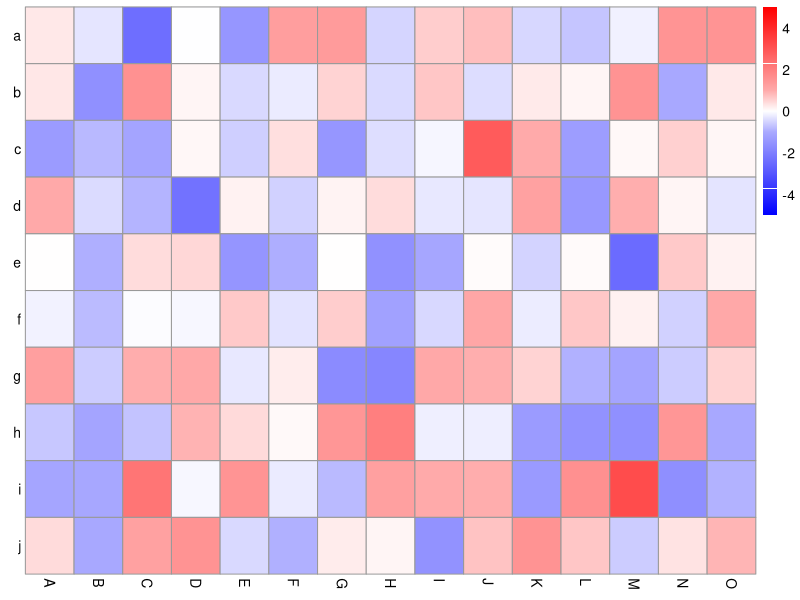

Reproduce this figure in R.
library(pheatmap)
library(grid)
library(gtable)

colors = c(seq(-5,-1,length=1000),seq(-.999999,.999999,length=1000),seq(1, 5,length=1000))
my_palette <- colorRampPalette(c("blue", "white", "red"))(n = 2999)

data.random <- data.frame(matrix(data=rnorm(150), ncol=15, nrow=10))
rownames(data.random) <- letters[1:10]
colnames(data.random) <- LETTERS[1:15]

# Modified pheatmap:::heatmap_motor
heatmap_motor <- function (matrix, border_color, cellwidth, cellheight, tree_col, 
                           tree_row, treeheight_col, treeheight_row, filename, width, 
                           height, breaks, color, legend, annotation_row, annotation_col, 
                           annotation_colors, annotation_legend, annotation_names_row, 
                           annotation_names_col, main, fontsize, fontsize_row, fontsize_col, 
                           hjust_col, vjust_col, angle_col, fmat, fontsize_number, number_color, 
                           gaps_col, gaps_row, labels_row, labels_col, ...) 
{
  lo = pheatmap:::lo(coln = labels_col, rown = labels_row, nrow = nrow(matrix), 
                     ncol = ncol(matrix), cellwidth = cellwidth, cellheight = cellheight, 
                     treeheight_col = treeheight_col, treeheight_row = treeheight_row, 
                     legend = legend, annotation_col = annotation_col, annotation_row = annotation_row, 
                     annotation_colors = annotation_colors, annotation_legend = annotation_legend, 
                     annotation_names_row = annotation_names_row, annotation_names_col = annotation_names_col, 
                     main = main, fontsize = fontsize, fontsize_row = fontsize_row, 
                     fontsize_col = fontsize_col, angle_col = angle_col, gaps_row = gaps_row, 
                     gaps_col = gaps_col, ...)
  res = lo$gt
  mindim = lo$mindim
  if (!is.na(filename)) {
    if (is.na(height)) {
      height = convertHeight(gtable_height(res), "inches", valueOnly = T)
    }
    if (is.na(width)) {
      width = convertWidth(gtable_width(res), "inches", valueOnly = T)
    }
    r = regexpr("\\.[a-zA-Z]*$", filename)
    if (r == -1) 
      stop("Improper filename")
    ending = substr(filename, r + 1, r + attr(r, "match.length"))
    f = switch(ending, pdf = function(x, ...) pdf(x, ...), 
               png = function(x, ...) png(x, units = "in", res = 300, 
                                          ...), jpeg = function(x, ...) jpeg(x, units = "in", 
                                                                             res = 300, ...), jpg = function(x, ...) jpeg(x, 
                                                                                                                          units = "in", res = 300, ...), tiff = function(x, 
                                                                                                                                                                         ...) tiff(x, units = "in", res = 300, compression = "lzw", 
                                                                                                                                                                                   ...), bmp = function(x, ...) bmp(x, units = "in", 
                                                                                                                                                                                                                    res = 300, ...), stop("File type should be: pdf, png, bmp, jpg, tiff"))
    f(filename, height = height, width = width)
    gt = heatmap_motor(matrix, cellwidth = cellwidth, cellheight = cellheight, 
                       border_color = border_color, tree_col = tree_col, 
                       tree_row = tree_row, treeheight_col = treeheight_col, 
                       treeheight_row = treeheight_row, breaks = breaks, 
                       color = color, legend = legend, annotation_col = annotation_col, 
                       annotation_row = annotation_row, annotation_colors = annotation_colors, 
                       annotation_legend = annotation_legend, annotation_names_row = annotation_names_row, 
                       annotation_names_col = annotation_names_col, filename = NA, 
                       main = main, fontsize = fontsize, fontsize_row = fontsize_row, 
                       fontsize_col = fontsize_col, hjust_col = hjust_col, 
                       vjust_col = vjust_col, angle_col = angle_col, fmat = fmat, 
                       fontsize_number = fontsize_number, number_color = number_color, 
                       labels_row = labels_row, labels_col = labels_col, 
                       gaps_col = gaps_col, gaps_row = gaps_row, ...)
    grid.draw(gt)
    dev.off()
    return(gt)
  }
  if (mindim < 3) 
    border_color = NA
  if (!is.na(main)) {
    elem = pheatmap:::draw_main(main, fontsize = 1.3 * fontsize, ...)
    res = gtable_add_grob(res, elem, t = 1, l = 3, name = "main", 
                          clip = "off")
  }
  if (!pheatmap:::is.na2(tree_col) & treeheight_col != 0) {
    elem = pheatmap:::draw_dendrogram(tree_col, gaps_col, horizontal = T)
    res = gtable_add_grob(res, elem, t = 2, l = 3, name = "col_tree")
  }
  if (!pheatmap:::is.na2(tree_row) & treeheight_row != 0) {
    elem = pheatmap:::draw_dendrogram(tree_row, gaps_row, horizontal = F)
    res = gtable_add_grob(res, elem, t = 4, l = 1, name = "row_tree")
  }
  elem = pheatmap:::draw_matrix(matrix, border_color, gaps_row, gaps_col, 
                                fmat, fontsize_number, number_color)
  res = gtable_add_grob(res, elem, t = 4, l = 3, clip = "off", 
                        name = "matrix")
  if (length(labels_col) != 0) {
    pars = list(labels_col, gaps = gaps_col, fontsize = fontsize_col, 
                hjust_col = hjust_col, vjust_col = vjust_col, angle_col = angle_col, 
                ...)
    elem = do.call(pheatmap:::draw_colnames, pars)
    res = gtable_add_grob(res, elem, t = 5, l = 3, clip = "off", 
                          name = "col_names")
  }
  if (length(labels_row) != 0) {
    pars = list(labels_row, gaps = gaps_row, fontsize = fontsize_row, 
                ...)
    elem = do.call(pheatmap:::draw_rownames, pars)
    res = gtable_add_grob(res, elem, t = 4, l = 3, clip = "off", 
                          name = "row_names")
  }
  if (!pheatmap:::is.na2(annotation_col)) {
    converted_annotation = convert_annotations(annotation_col, 
                                               annotation_colors)
    elem = pheatmap:::draw_annotations(converted_annotation, border_color, 
                                       gaps_col, fontsize, horizontal = T)
    res = gtable_add_grob(res, elem, t = 3, l = 3, clip = "off", 
                          name = "col_annotation")
    if (annotation_names_col) {
      elem = pheatmap:::draw_annotation_names(annotation_col, fontsize, 
                                              horizontal = T)
      res = gtable_add_grob(res, elem, t = 3, l = 4, clip = "off", 
                            name = "col_annotation_names")
    }
  }
  if (!pheatmap:::is.na2(annotation_row)) {
    converted_annotation = convert_annotations(annotation_row, 
                                               annotation_colors)
    elem = pheatmap:::draw_annotations(converted_annotation, border_color, 
                                       gaps_row, fontsize, horizontal = F)
    res = gtable_add_grob(res, elem, t = 4, l = 2, clip = "off", 
                          name = "row_annotation")
    if (annotation_names_row) {
      elem = pheatmap:::draw_annotation_names(annotation_row, fontsize, 
                                              horizontal = F, hjust_col = hjust_col, vjust_col = vjust_col, 
                                              angle_col = angle_col)
      res = gtable_add_grob(res, elem, t = 5, l = 2, clip = "off", 
                            name = "row_annotation_names")
    }
  }
  annotation = c(annotation_col[length(annotation_col):1], 
                 annotation_row[length(annotation_row):1])
  annotation = annotation[unlist(lapply(annotation, function(x) !pheatmap:::is.na2(x)))]
  if (length(annotation) > 0 & annotation_legend) {
    elem = pheatmap:::draw_annotation_legend(annotation, annotation_colors, 
                                             border_color, fontsize = fontsize, ...)
    t = ifelse(is.null(labels_row), 4, 3)
    res = gtable_add_grob(res, elem, t = t, l = 6, b = 5, 
                          clip = "off", name = "annotation_legend")
  }
  if (!pheatmap:::is.na2(legend)) {
    elem = pheatmap:::draw_legend(color, breaks, legend, fontsize = fontsize, 
                                  ...)
    t = ifelse(is.null(labels_row), 4, 3)
    res = gtable_add_grob(res, elem, t = t, l = 5, b = 5, 
                          clip = "off", name = "legend")
  }
  return(res)
}

# Modified pheatmap:::lo    
lo <- function (rown, coln, nrow, ncol, cellheight = NA, cellwidth = NA, 
                treeheight_col, treeheight_row, legend, annotation_row, annotation_col, 
                annotation_colors, annotation_legend, annotation_names_row, 
                annotation_names_col, main, fontsize, fontsize_row, fontsize_col, 
                angle_col, gaps_row, gaps_col, ...) 
{
  if (!is.null(coln[1]) | (!pheatmap:::is.na2(annotation_row) & annotation_names_row)) {
    if (!is.null(coln[1])) {
      t = coln
    }
    else {
      t = ""
    }
    tw = strwidth(t, units = "in", cex = fontsize_col/fontsize)
    if (annotation_names_row) {
      t = c(t, colnames(annotation_row))
      tw = c(tw, strwidth(colnames(annotation_row), units = "in"))
    }
    longest_coln = which.max(tw)
    gp = list(fontsize = ifelse(longest_coln <= length(coln), 
                                fontsize_col, fontsize), ...)
    coln_height = unit(1, "grobheight", textGrob(t[longest_coln], 
                                                 rot = angle_col, gp = do.call(gpar, gp))) + unit(10, 
                                                                                                  "bigpts")
  }
  else {
    coln_height = unit(5, "bigpts")
  }
  if (!is.null(rown[1])) {
    t = rown
    tw = strwidth(t, units = "in", cex = fontsize_row/fontsize)
    if (annotation_names_col) {
      t = c(t, colnames(annotation_col))
      tw = c(tw, strwidth(colnames(annotation_col), units = "in"))
    }
    longest_rown = which.max(tw)
    gp = list(fontsize = ifelse(longest_rown <= length(rown), 
                                fontsize_row, fontsize), ...)
    rown_width = unit(1, "grobwidth", textGrob(t[longest_rown], 
                                               rot = 0, gp = do.call(gpar, gp))) + unit(10, "bigpts")
  }
  else {
    rown_width = unit(5, "bigpts")
  }
  gp = list(fontsize = fontsize, ...)
  if (!pheatmap:::is.na2(legend)) {
    longest_break = which.max(nchar(names(legend)))
    longest_break = unit(1.1, "grobwidth", 
                         textGrob(as.character(names(legend))[longest_break], 
                                  gp = do.call(gpar, gp)))
    title_length = unit(1.1, "grobwidth", textGrob("Scale", 
                                                   gp = gpar(fontface = "bold", ...)))
    legend_width = unit(12, "bigpts") + longest_break * 1.2
    legend_width = max(title_length, legend_width)
  }
  else {
    legend_width = unit(0, "bigpts")
  }
  if (is.na(main)) {
    main_height = unit(0, "npc")
  }
  else {
    main_height = unit(1.5, "grobheight", textGrob(main, 
                                                   gp = gpar(fontsize = 1.3 * fontsize, ...)))
  }
  textheight = unit(fontsize, "bigpts")
  if (!pheatmap:::is.na2(annotation_col)) {
    annot_col_height = ncol(annotation_col) * (textheight + 
                                                 unit(2, "bigpts")) + unit(2, "bigpts")
    t = c(as.vector(as.matrix(annotation_col)), colnames(annotation_col))
    annot_col_legend_width = unit(1.2, "grobwidth", textGrob(t[which.max(nchar(t))], 
                                                             gp = gpar(...))) + unit(12, "bigpts")
    if (!annotation_legend) {
      annot_col_legend_width = unit(0, "npc")
    }
  }
  else {
    annot_col_height = unit(0, "bigpts")
    annot_col_legend_width = unit(0, "bigpts")
  }
  if (!pheatmap:::is.na2(annotation_row)) {
    annot_row_width = ncol(annotation_row) * (textheight + 
                                                unit(2, "bigpts")) + unit(2, "bigpts")
    t = c(as.vector(as.matrix(annotation_row)), colnames(annotation_row))
    annot_row_legend_width = unit(1.2, "grobwidth", textGrob(t[which.max(nchar(t))], 
                                                             gp = gpar(...))) + unit(12, "bigpts")
    if (!annotation_legend) {
      annot_row_legend_width = unit(0, "npc")
    }
  }
  else {
    annot_row_width = unit(0, "bigpts")
    annot_row_legend_width = unit(0, "bigpts")
  }
  annot_legend_width = max(annot_row_legend_width, annot_col_legend_width)
  treeheight_col = unit(treeheight_col, "bigpts") + unit(5, 
                                                         "bigpts")
  treeheight_row = unit(treeheight_row, "bigpts") + unit(5, 
                                                         "bigpts")
  if (is.na(cellwidth)) {
    mat_width = unit(1, "npc") - rown_width - legend_width - 
      treeheight_row - annot_row_width - annot_legend_width
  }
  else {
    mat_width = unit(cellwidth * ncol, "bigpts") + length(gaps_col) * 
      unit(4, "bigpts")
  }
  if (is.na(cellheight)) {
    mat_height = unit(1, "npc") - main_height - coln_height - 
      treeheight_col - annot_col_height
  }
  else {
    mat_height = unit(cellheight * nrow, "bigpts") + length(gaps_row) * 
      unit(4, "bigpts")
  }
  gt = gtable(widths = unit.c(treeheight_row, rown_width,  
                              mat_width, treeheight_row, legend_width, annot_legend_width), 
              heights = unit.c(main_height, treeheight_col, annot_col_height, 
                               mat_height, coln_height), vp = viewport(gp = do.call(gpar, 
                                                                                    gp)))
  cw = convertWidth(mat_width - (length(gaps_col) * unit(4, 
                                                         "bigpts")), "bigpts", valueOnly = T)/ncol
  ch = convertHeight(mat_height - (length(gaps_row) * unit(4, 
                                                           "bigpts")), "bigpts", valueOnly = T)/nrow
  mindim = min(cw, ch)
  res = list(gt = gt, mindim = mindim)
  return(res)
}

# Modified pheatmap:::draw_rownames      
draw_rownames <- function (rown, gaps, ...) 
{
  coord = pheatmap:::find_coordinates(length(rown), gaps)
  y = unit(1, "npc") - (coord$coord - 0.5 * coord$size)
  res = textGrob(rown, x = unit(-3, "bigpts"), y = y, vjust = 0.5, 
                 hjust = 1, gp = gpar(...))
  return(res)
}

assignInNamespace(x="draw_rownames", value=draw_rownames, ns="pheatmap")
assignInNamespace(x="lo", value=lo, ns="pheatmap")
assignInNamespace(x="heatmap_motor", value=heatmap_motor, ns="pheatmap") 

h <- pheatmap(data.random,
              cluster_rows=FALSE,
              cluster_cols=FALSE,
              legend=TRUE,
              color=my_palette,
              breaks=colors,
              show_rownames=TRUE,
              show_colnames=TRUE
)